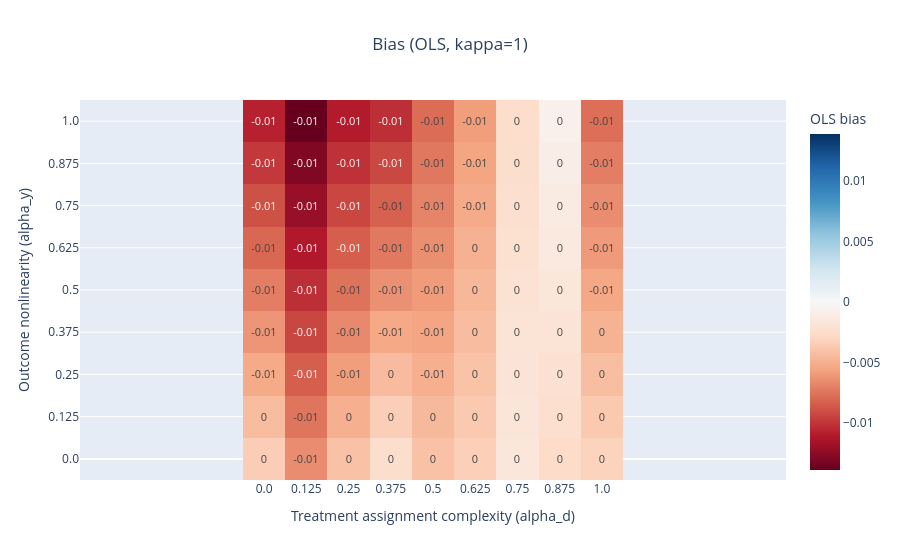

Here is the notebook cell this chart was saved with:
### Code cell
fig = estimator_metric_heatmap(summary_df, metric="bias", estimator="OLS", kappa=1)
fig.show()
